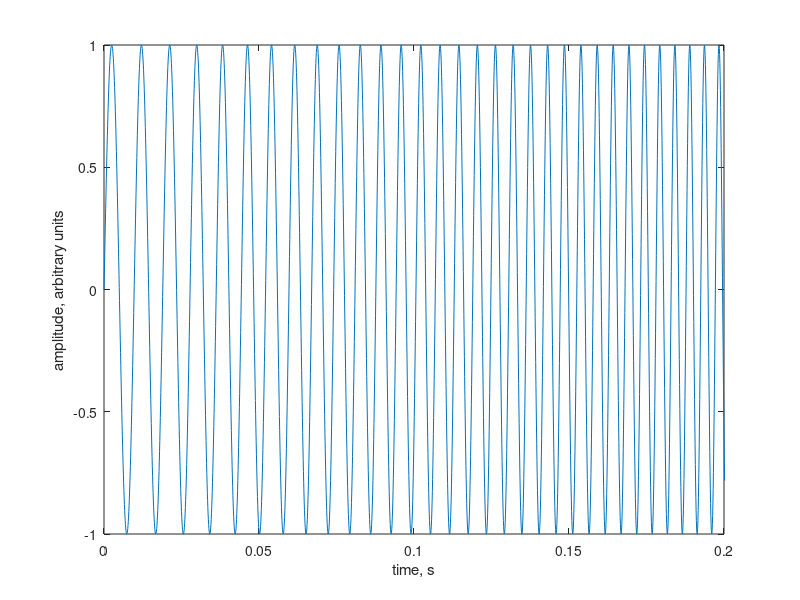

This chart was generated by the following MATLAB code:
% Parameters
fs = 12e3; % Sample rate
tlen = 5; % Duration
fmin = .1e3;
fmax = 3e3;

Ts = 1/fs; % Sample interval
t = 0 : Ts : tlen-Ts;
N = length(t);

P = 0 : 1/N : 1-1/N;
df = (fmax * P-fmin * (P-2)) / 2;
x = sin(2*pi*t.*df); % Compute a sine wave with variable frequency

% Plays the wave at the sample rate
sound(x, fs);

% Show part of the wave
plot(t, x);
xlabel('time, s')
ylabel('amplitude, arbitrary units')
% Set axis limits (xmin,xmax, ymin,ymax)
% xmax zooms in on the beginning 0.2s of the signal
axis([0 1/fmin*20 -1 1])

% Observations:
% This script computes a sine wave of increasing frequency according to the parameters,
% ...
